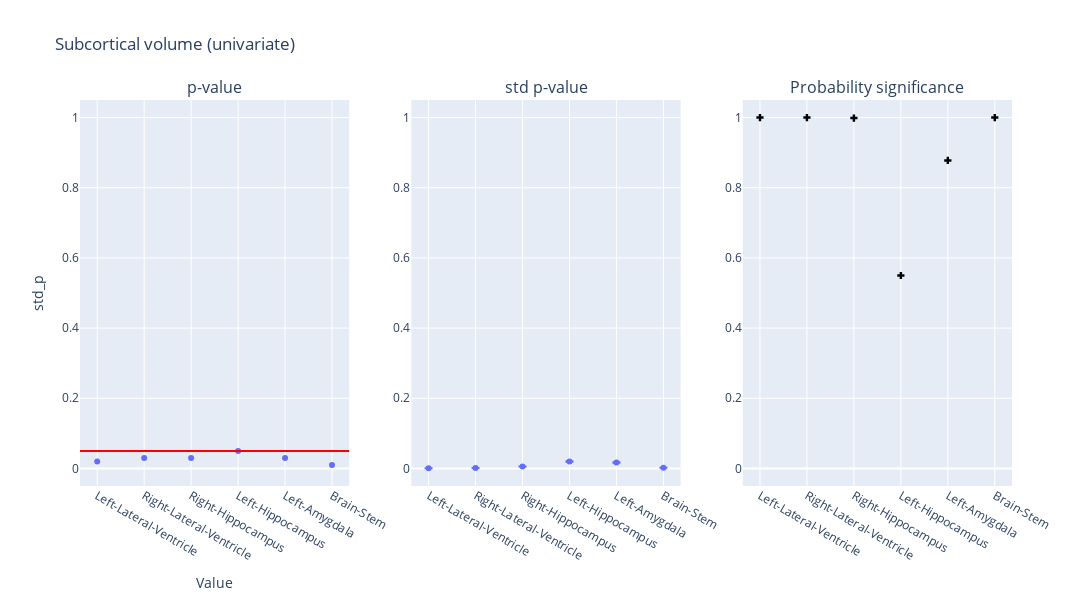

The notebook cell this image was saved under:
### Code cell
plot_dumbbell(df_sv_uni, "Subcortical volume (univariate)")

### Figure 1 — Plotly figure (JSON) as saved in the notebook; plotly's stock layout.template omitted (floating-point values rounded to 4 significant figures)
{"data": [{"hovertemplate": "region=%{x}<br>p_value=%{y}<extra></extra>", "legendgroup": "", "marker": {"color": "#636efa", "symbol": "circle"}, "mode": "markers", "name": "", "orientation": "v", "showlegend": false, "type": "scatter", "x": ["Left-Lateral-Ventricle", "Right-Lateral-Ventricle", "Right-Hippocampus", "Left-Hippocampus", "Left-Amygdala", "Brain-Stem"], "xaxis": "x", "y": [0.02, 0.03, 0.03, 0.05, 0.03, 0.01], "yaxis": "y"}, {"error_y": {"array": [1.967e-05, 2.952e-05, 0.0001568, 0.0005356, 0.000462, 6.256e-05], "arrayminus": [2.023e-05, 3.036e-05, 0.0001613, 0.0005509, 0.0004751, 6.434e-05]}, "hovertemplate": "region=%{x}<br>std_p=%{y}<extra></extra>", "legendgroup": "", "marker": {"color": "#636efa", "symbol": "circle"}, "mode": "markers", "name": "", "orientation": "v", "showlegend": false, "type": "scatter", "x": ["Left-Lateral-Ventricle", "Right-Lateral-Ventricle", "Right-Hippocampus", "Left-Hippocampus", "Left-Amygdala", "Brain-Stem"], "xaxis": "x2", "y": [0.0007222, 0.001084, 0.005756, 0.01966, 0.01696, 0.002297], "yaxis": "y2"}, {"marker": {"color": "black", "symbol": "cross"}, "mode": "markers", "name": "Flip probability", "showlegend": false, "type": "scatter", "x": ["Left-Lateral-Ventricle", "Right-Lateral-Ventricle", "Right-Hippocampus", "Left-Hippocampus", "Left-Amygdala", "Brain-Stem"], "xaxis": "x3", "y": [1.0, 1.0, 0.9986, 0.5498, 0.8777, 1.0], "yaxis": "y3"}], "layout": {"annotations": [{"font": {"size": 16}, "showarrow": false, "text": "p-value", "x": 0.1444, "xanchor": "center", "xref": "paper", "y": 1, "yanchor": "bottom", "yref": "paper"}, {"font": {"size": 16}, "showarrow": false, "text": "std p-value", "x": 0.5, "xanchor": "center", "xref": "paper", "y": 1, "yanchor": "bottom", "yref": "paper"}, {"font": {"size": 16}, "showarrow": false, "text": "Probability significance", "x": 0.8556, "xanchor": "center", "xref": "paper", "y": 1, "yanchor": "bottom", "yref": "paper"}], "height": 600, "hovermode": "closest", "shapes": [{"line": {"color": "red", "width": 2}, "type": "line", "x0": 0, "x1": 1, "xref": "x domain", "y0": 0.05, "y1": 0.05, "yref": "y"}], "title": {"text": "Subcortical volume (univariate)"}, "width": 1400, "xaxis": {"anchor": "y", "domain": [0, 0.2889], "title": {"text": "Value"}}, "xaxis2": {"anchor": "y2", "domain": [0.3556, 0.6444]}, "xaxis3": {"anchor": "y3", "domain": [0.7111, 1]}, "yaxis": {"anchor": "x", "domain": [0, 1], "range": [-0.05, 1.05], "title": {"text": "std_p"}}, "yaxis2": {"anchor": "x2", "domain": [0, 1], "range": [-0.05, 1.05]}, "yaxis3": {"anchor": "x3", "domain": [0, 1], "range": [-0.05, 1.05]}}}
